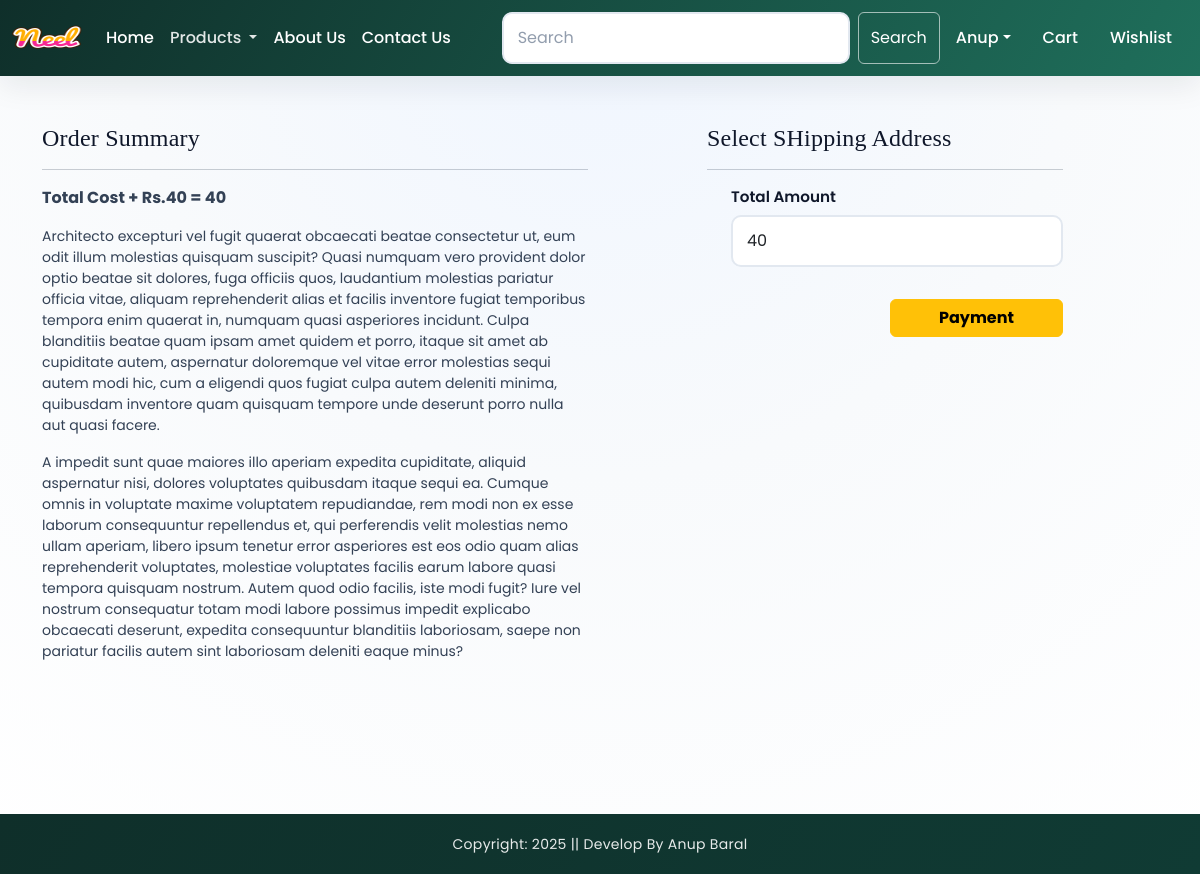
Page /checkout/process/ (signed in) on the earlier database version.
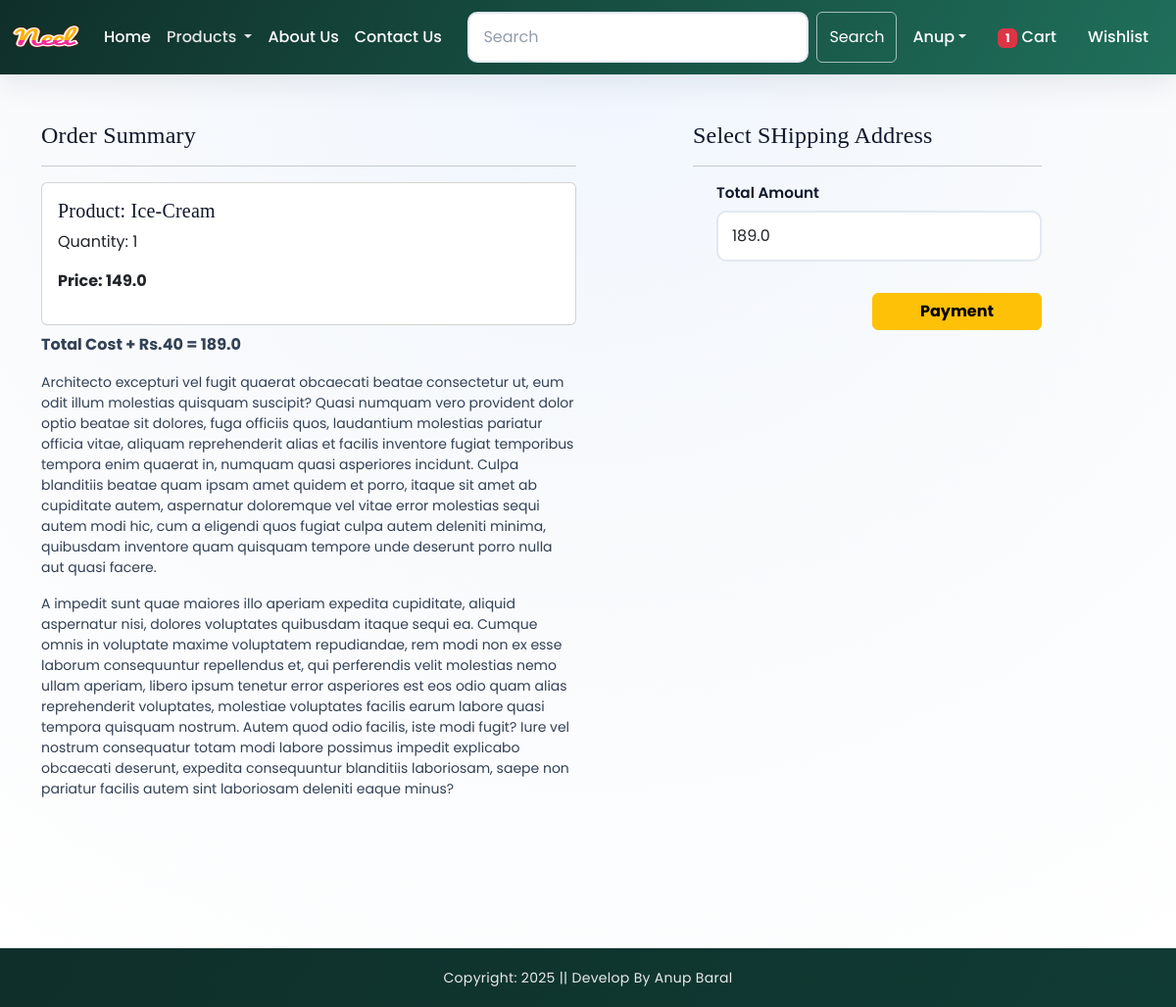
Same page on the later database version.
### app/models.py (models this page shows, shortened)
class Cart(models.Model):
    user = models.ForeignKey(User,on_delete=models.CASCADE)
    product = models.ForeignKey(Product,on_delete=models.CASCADE)
    variant = models.ForeignKey(ProductVariant, on_delete=models.SET_NULL, null=True, blank=True)
    quantity = models.PositiveIntegerField(default=1)

class Product(models.Model):
    title = models.CharField(max_length=100)
    selling_price = models.FloatField()
    discounted_price = models.FloatField()
    description = models.TextField()
    composition = models.TextField(default='')
    prodapp = models.TextField(default='')
    category = models.CharField(choices=CATEGORY_CHOICES, max_length=2)
    product_image = models.ImageField(upload_to='product')
    farmer = models.ForeignKey('Farmer', on_delete=models.SET_NULL, null=True, blank=True, related_name='products')

### app/views.py (the view, shortened to what this page needs)
# urls.py: path('checkout/', views.show_cart, name='show_cart'),
class checkout(View):
    def get(self, request):
        user = request.user
        add = Customer.objects.filter(user=user)
        cart_items = Cart.objects.filter(user=user)
        famount = 0
        for p in cart_items:
            unit_price = p.variant.discounted_price if p.variant else p.product.discounted_price
            famount += p.quantity * unit_price
        totalamount = famount + 40
        razoramount = int(totalamount * 100)  # in paise
        client = razorpay.Client(auth=(settings.RAZOR_KEY_ID, settings.RAZOR_KEY_SECRET))
        data = {
            "amount": razoramount,
            "currency": "INR",
            "receipt": "order_rcptid_12"
        }
        payment_response = client.order.create(data=data)
        print(payment_response)
        order_id = payment_response['id']
        order_status = payment_response['status']
        return render(request, 'app/checkout.html', locals())

### app/context_processors.py (called while the page is built)
def cart_item_count(request):
    totalitem = 0
    if request.user.is_authenticated:
        totalitem = Cart.objects.filter(user=request.user).count()
    return {'totalitem': totalitem}

### app/templates/app/checkout.html (shortened to what this page needs)
{% extends "app/base.html" %}
{% load static %}
{% block main-content %}
<div class="container">
    <div class="row mt-5">
        <div class="col-sm-6">
            <h4>Order Summary</h4>
            <hr>
            {% for item in cart_items %}
            <div class="card mb-2">
                <div class="card-body">
                    <h5>Product: {{ item.product.title }}</h5>
                    <p>Quantity: {{ item.quantity }}</p>
                    <p class="fw-bold">Price: {{ item.product.discounted_price }}</p>
                </div>
            </div>
            {% endfor %}
            <p class="fw-bold">Total Cost + Rs.40 = {{ totalamount }}</p>
            <small>{% lorem 2 p random %} </small>
            <br><br>
            <br><br>
        </div>
        <div class="col-sm-4 offset-sm-1">
            <h4>Select SHipping Address</h4>
            <hr>
            <form method="post" id="myform">
                <div class="form-check mb-3">
                    <label for="totalamount" class="form-label">Total Amount</label>
                    <input type="number" class="form-control" name="totalamount" value={{ totalamount }} readonly>
                </div>
                <div class="text-end">
                    <button id="rzp-button1" type="submit" class="btn btn-warning mt-3 px-5 fw-bold">Payment</button>
                    <br><br>
                    <br><br>
                </div>
            </form>
        </div>
    </div>
</div>
{% endblock main-content %}

Differences in the rows shown:
added Cart: product "Ice-Cream", quantity "1", product.discounted_price "149.0"
Other differences:
{{ totalitem }}: (not shown) → "1"
{{ totalamount }}: "40" → "189.0"
form field totalamount: "40" → "189.0"
